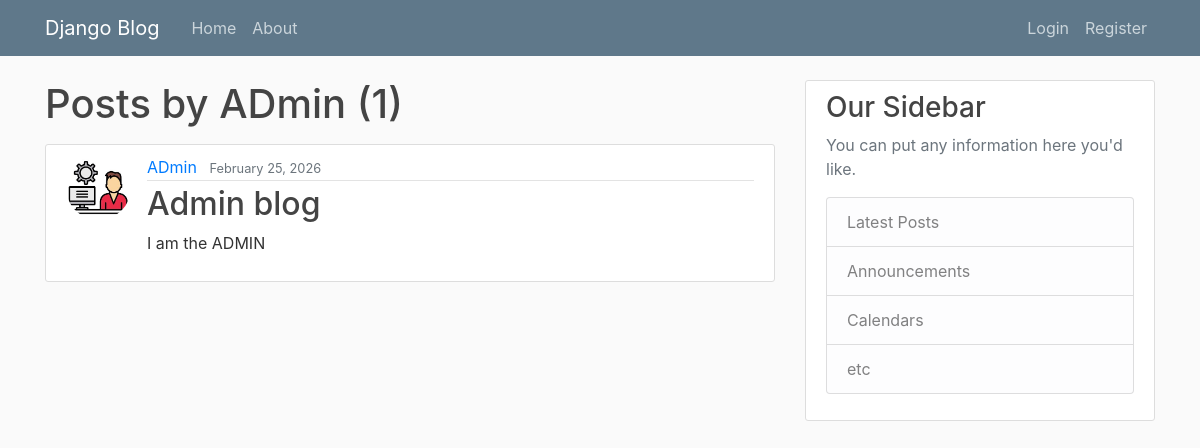
The page /user/ADmin on the database as committed earlier.
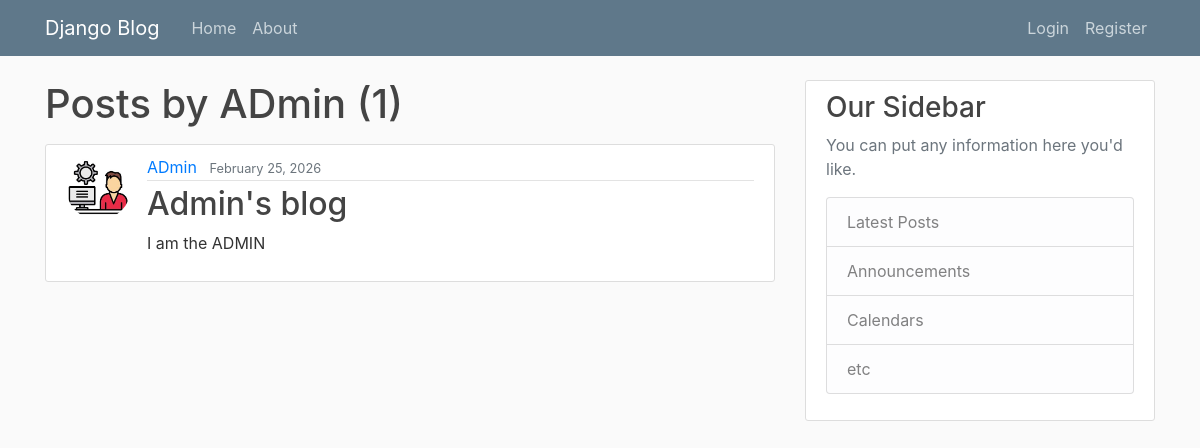
The same page on the database as committed later.
### blog/models.py (models this page shows, shortened)
class Post(models.Model):
    title = models.CharField(max_length = 100)
    content = models.TextField()
    date_posted = models.DateTimeField(default = timezone.now)
    author = models.ForeignKey(User, on_delete = models.CASCADE)

### users/models.py (models this page shows, shortened)
class Profile(models.Model):
    user = models.OneToOneField(User, on_delete = models.CASCADE)
    image = models.ImageField(default = 'default.jpg', upload_to = 'profile_pics')

### blog/views.py (the view)
# urls.py: path('user/<str:username>', UserPostListView.as_view(), name='user-posts'),
class UserPostListView(ListView):
    model = Post
    template_name = 'blog/user_posts.html'
    context_object_name = 'posts'
    paginate_by = 2
    def get_queryset(self):
        user = get_object_or_404(User, username = self.kwargs.get('username'))
        return Post.objects.filter(author = user).order_by('-date_posted')

### blog/templates/blog/user_posts.html (shortened to what this page needs)
{% extends 'blog/base.html' %}
{% block content %}
<h1 class="mb-3">Posts by {{ view.kwargs.username }} ({{ page_obj.paginator.count }})</h1>
    {% for post in posts %}
        <article class="media content-section">
            <img class = "rounded-circle article-img" src="{{ post.author.profile.image.url }}" alt="">
        <div class="media-body">
            <div class="article-metadata">
                <a class="mr-2" href="{% url 'user-posts' post.author.username %}">{{ post.author }}</a>
                <small class="text-muted">{{ post.date_posted|date:"F d, Y" }}</small>
            </div>
            <h2><a class="article-title" href="{% url 'post-detail' post.id %}">{{ post.title }}</a></h2>
            <p class="article-content">{{ post.content }}</p>
        </div>
        </article>
    {% endfor %}
{% endblock content %}

Rows that differ between the two databases and show on the page:
changed Post "I am the ADMIN": title "Admin blog" → "Admin's blog"
